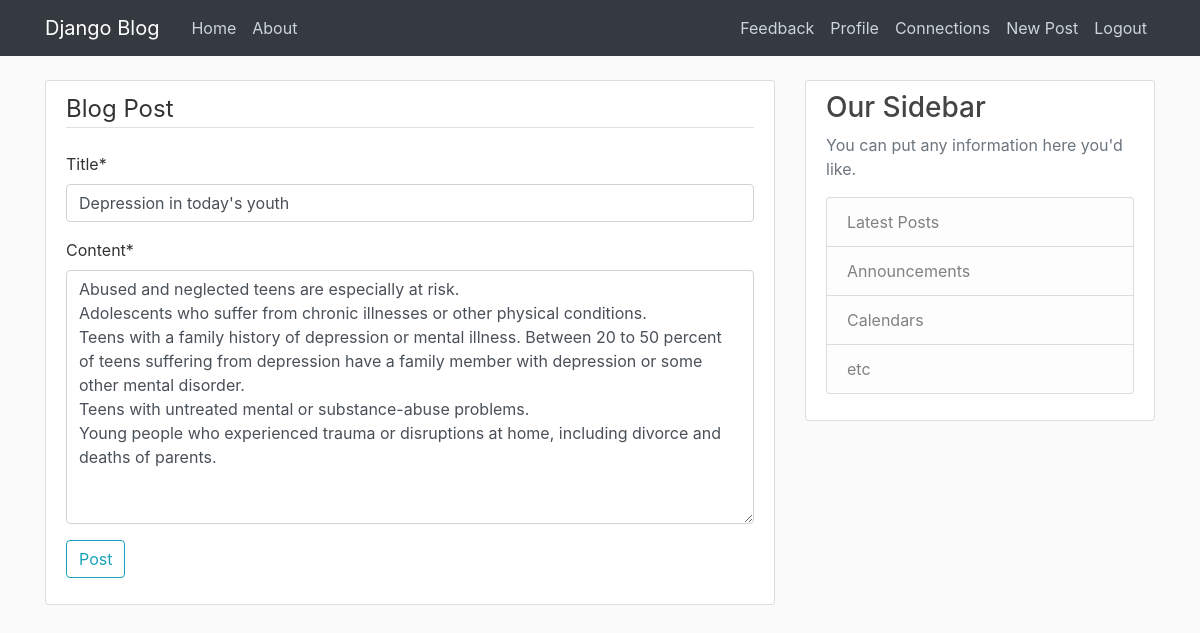
/post/14/update/ (signed in), run on the app's committed database.
### blog/models.py (models this page shows, shortened)
class Post(models.Model):
	title=models.CharField(max_length=100)
	content=models.TextField()
	date_posted=models.DateTimeField(default=timezone.now)
	author=models.ForeignKey(User,on_delete=models.CASCADE)

### blog/views.py (the view, shortened to what this page needs)
# urls.py: path('post/<int:pk>/update/', PostUpdateView.as_view(), name='post-update'),
class PostUpdateView(LoginRequiredMixin, UserPassesTestMixin, UpdateView):
	model=Post
	fields=['title','content']
	def test_func(self):
		post=self.get_object()
		if self.request.user==post.author:
			return True
		return False

### blog/templates/blog/post_form.html (shortened to what this page needs)
	{% extends "blog/base.html" %}
	{% load crispy_forms_tags %}
	{% block content %}
		<div class="content-section">
			<form method="POST">
				<fieldset class="form_group">
					<legend class="border-bottom mb-4">
						Blog Post
					</legend>
					{{form|crispy}}
				</fieldset>
				<div class="form-group">
					<button class="btn btn-outline-info" type="submit">Post</button>
				</div>
			</form>
		</div>
	{% endblock content %}

### blog/static/blog/main.css (style rules this page uses)
body { background: #fafafa; color: #333333; margin-top: 5rem; }
.content-section { background: #ffffff; padding: 10px 20px; border: 1px solid #dddddd; border-radius: 3px; margin-bottom: 20px; }

### data on the page
Post: title "Depression in today's youth", content "Abused and neglected teens are especially at risk. Adolescents who suffer from chronic illnesses or other physical conditions. Teens with a family history of depression or mental illness. Between 20 to 50 percent of teens suffering from depression have a family member with depression or some other mental disorder. Teens with untreated mental or substance-abuse problems. Young people who experienced trauma or disruptions at home, including divorce and deaths of parents."
